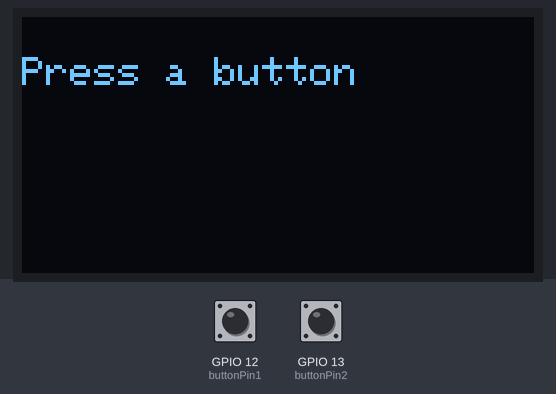
Recording of a sketch running on a simulated ESP32. Shown: 128×64 one-colour display. The inputs (shaded band) are chosen by the test bench; at power-on: GPIO 12 (buttonPin1) HIGH, GPIO 13 (buttonPin2) HIGH. What the sketch prints to the serial monitor is not drawn.

Above: at 3.2 s.
3.3 s: GPIO 12 (buttonPin1) pulled LOW for 0.15 s
At 3.45 s:
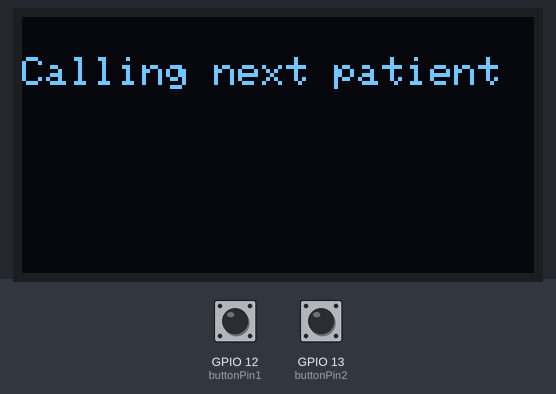
5.0 s: GPIO 13 (buttonPin2) pulled LOW for 0.15 s
At 5.15 s:
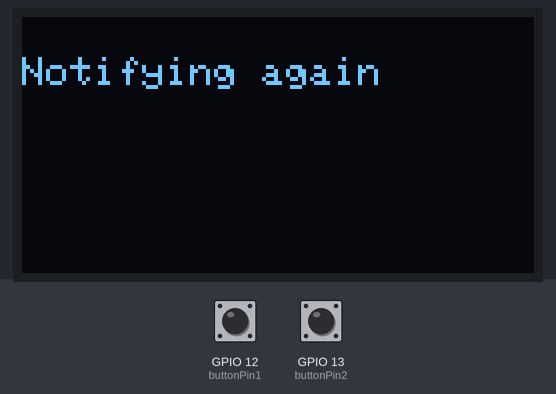
8.2 s: GPIO 12 (buttonPin1) pulled LOW for 1 s
At 9.0 s:
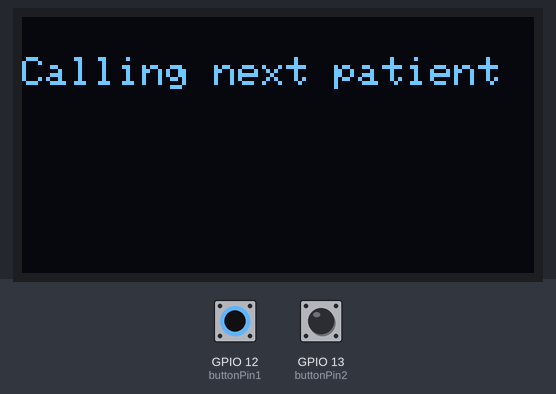
10.7 s: GPIO 12 (buttonPin1) pulled LOW for 3.2 s
15.4 s: GPIO 12 (buttonPin1) driven LOW and GPIO 13 (buttonPin2) driven LOW
At 16.2 s:
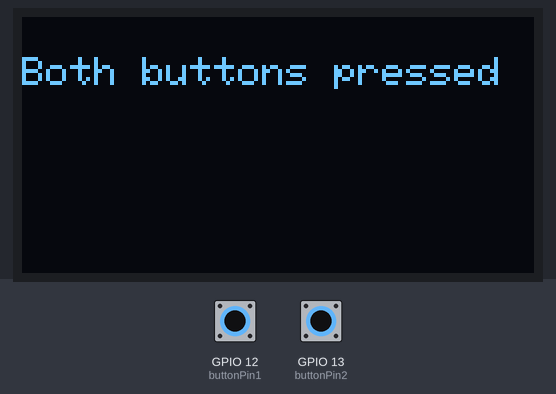
Timing chart, 0 to 18.0 s (numbered marks = the images above; inputs shaded):
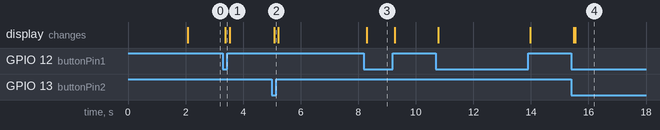

Measured:
- after the input at 3.3 s, the display: changes after 0.08 s (image 1)
- after the input at 5.0 s, the display: changes after 0.09 s (image 2)
- after the input at 8.2 s, the display: changes after 0.09 s (image 3)
- after the input at 15.4 s, the display: first changes after 0.08 s (image 4 shows a later state)

The sketch:

IDH_Queue_System_copy_20240604184639.ino
```cpp
#include <Wire.h>
#include <Adafruit_GFX.h>
#include <Adafruit_SSD1306.h>
#include <WiFi.h>
#include <WebServer.h>
#include <WebSocketsServer.h>

#define SCREEN_WIDTH 128 // OLED display width, in pixels
#define SCREEN_HEIGHT 64 // OLED display height, in pixels
#define OLED_RESET    -1 // Reset pin # (or -1 if sharing Arduino reset pin)
Adafruit_SSD1306 display(SCREEN_WIDTH, SCREEN_HEIGHT, &Wire, OLED_RESET);

const char *ssid = "IDH_QMS_by_EDIC_UOK";
const char* password = "12345678";
String serverIPAddress = "192.168.137.72";
WebSocketsServer webSocket = WebSocketsServer(81);

// RGB LED Pins
const int LED_PIN_RED = 32;
const int LED_PIN_GREEN = 33;
const int LED_PIN_BLUE = 26;

const int buttonPin1 = 12;  // GPIO pin for button 1
const int buttonPin2 = 13;  // GPIO pin for button 2

int buttonState1 = 0;       // Variable for reading the pushbutton status
int buttonState2 = 0;
int lastButtonState1 = HIGH;
int lastButtonState2 = HIGH;

unsigned long lastDebounceTime1 = 0;  // the last time the output pin was toggled
unsigned long lastDebounceTime2 = 0;  // the last time the output pin was toggled
unsigned long debounceDelay = 50;    // the debounce time; increase if the output flickers

void setup() {
  // Initialize buttons
  pinMode(buttonPin1, INPUT_PULLUP);
  pinMode(buttonPin2, INPUT_PULLUP);

  // Initialize serial communication
  Serial.begin(115200);

  // Initialize OLED display with I2C address 0x3C
  if(!display.begin(SSD1306_SWITCHCAPVCC, 0x3C)) {
    Serial.println(F("SSD1306 allocation failed"));
    for(;;);
  }

  // Clear the buffer
  display.clearDisplay();
  display.setTextSize(1);
  display.setTextColor(SSD1306_WHITE);

  // Display initial message
  display.setCursor(0, 10);
  display.print("Hello");
  display.display();
  delay(2000); // Display "Hello" for 2 seconds

  // Clear the buffer and show the next prompt
  display.clearDisplay();
  display.setCursor(0, 10);
  display.print("Press a button");
  display.display();

  // Set up WiFi as access point
  WiFi.softAP(ssid, password);
  IPAddress IP = WiFi.softAPIP();
  Serial.print("AP IP address: ");
  Serial.println(IP);

  // WebSocket server setup
  webSocket.begin();
  webSocket.onEvent(webSocketEvent);
}

void loop() {
  webSocket.loop();

  // Read the state of the pushbuttons
  int reading1 = digitalRead(buttonPin1);
  int reading2 = digitalRead(buttonPin2);

  // Check for button 1 state change
  if (reading1 != lastButtonState1) {
    lastDebounceTime1 = millis();
  }

  // Check for button 2 state change
  if (reading2 != lastButtonState2) {
    lastDebounceTime2 = millis();
  }

  // Debounce button 1
  if ((millis() - lastDebounceTime1) > debounceDelay) {
    if (reading1 != buttonState1) {
      buttonState1 = reading1;

      // Check if button 1 is pressed
      if (buttonState1 == LOW) {
        display.clearDisplay();
        display.setCursor(0, 10);
        display.print("Calling next patient");
        display.display();
        webSocket.broadcastTXT("{\"action\": \"next_queue\"}");
      }
    }
  }

  // Debounce button 2
  if ((millis() - lastDebounceTime2) > debounceDelay) {
    if (reading2 != buttonState2) {
      buttonState2 = reading2;

      // Check if button 2 is pressed
      if (buttonState2 == LOW) {
        display.clearDisplay();
        display.setCursor(0, 10);
        display.print("Notifying again");
        display.display();
        webSocket.broadcastTXT("{\"action\": \"notify\"}");
      }
    }
  }

  // If no buttons are pressed
  if (buttonState1 == HIGH && buttonState2 == HIGH) {
    display.clearDisplay();
    display.setCursor(0, 10);
    display.print("Press a button");
    display.display();
  }

  // If both buttons are pressed
  if (buttonState1 == LOW && buttonState2 == LOW) {
    display.clearDisplay();
    display.setCursor(0, 10);
    display.print("Both buttons pressed");
    display.display();
  }

  // Update the last button states
  lastButtonState1 = reading1;
  lastButtonState2 = reading2;
}

void webSocketEvent(uint8_t num, WStype_t type, uint8_t * payload, size_t length) {
  switch (type) {
    case WStype_DISCONNECTED:
      Serial.println("WebSocket Disconnected");
      break;
    case WStype_CONNECTED:
      Serial.println("WebSocket Connected");
      break;
    case WStype_TEXT:
      Serial.printf("WebSocket Text: %s\n", payload);
      break;
    case WStype_BIN:
      Serial.println("WebSocket Binary");
      break;
  }
}
```
